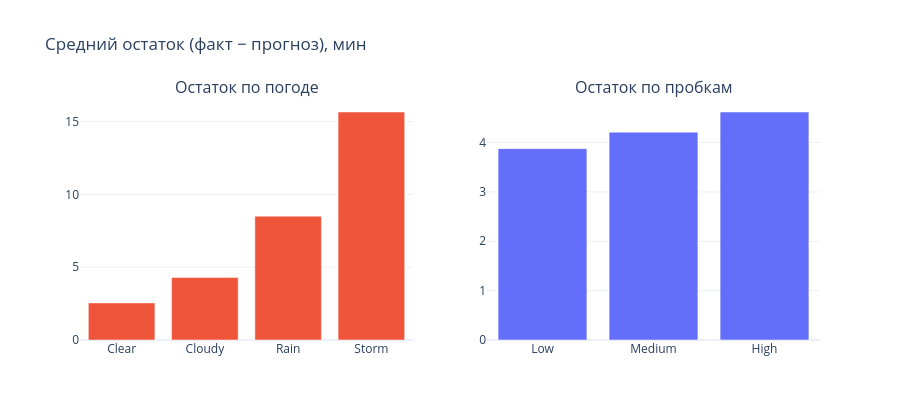

The code cell stored with this chart in its notebook:
### Code cell
fig = make_subplots(rows=1, cols=2, subplot_titles=('Остаток по погоде', 'Остаток по пробкам'))
for i, (col, order) in enumerate([('weather', weather_order), ('traffic_level', traffic_order)]):
    seg = d.groupby(col, observed=True)['delay'].mean().reindex(order)
    fig.add_bar(x=seg.index.astype(str), y=seg.values, showlegend=False,
                marker_color='#EF553B' if i == 0 else '#636EFA', row=1, col=i+1)
fig.update_layout(height=420, title='Средний остаток (факт − прогноз), мин', template='plotly_white')
fig.show()

### Figure 1 — Plotly figure (JSON) as saved in the notebook; plotly's stock layout.template omitted (floating-point values rounded to 4 significant figures)
{"data": [{"marker": {"color": "#EF553B"}, "showlegend": false, "type": "bar", "x": ["Clear", "Cloudy", "Rain", "Storm"], "xaxis": "x", "y": [2.547, 4.295, 8.502, 15.65], "yaxis": "y"}, {"marker": {"color": "#636EFA"}, "showlegend": false, "type": "bar", "x": ["Low", "Medium", "High"], "xaxis": "x2", "y": [3.876, 4.211, 4.619], "yaxis": "y2"}], "layout": {"annotations": [{"font": {"size": 16}, "showarrow": false, "text": "Остаток по погоде", "x": 0.225, "xanchor": "center", "xref": "paper", "y": 1, "yanchor": "bottom", "yref": "paper"}, {"font": {"size": 16}, "showarrow": false, "text": "Остаток по пробкам", "x": 0.775, "xanchor": "center", "xref": "paper", "y": 1, "yanchor": "bottom", "yref": "paper"}], "height": 420, "title": {"text": "Средний остаток (факт − прогноз), мин"}, "xaxis": {"anchor": "y", "domain": [0, 0.45]}, "xaxis2": {"anchor": "y2", "domain": [0.55, 1]}, "yaxis": {"anchor": "x", "domain": [0, 1]}, "yaxis2": {"anchor": "x2", "domain": [0, 1]}}}
